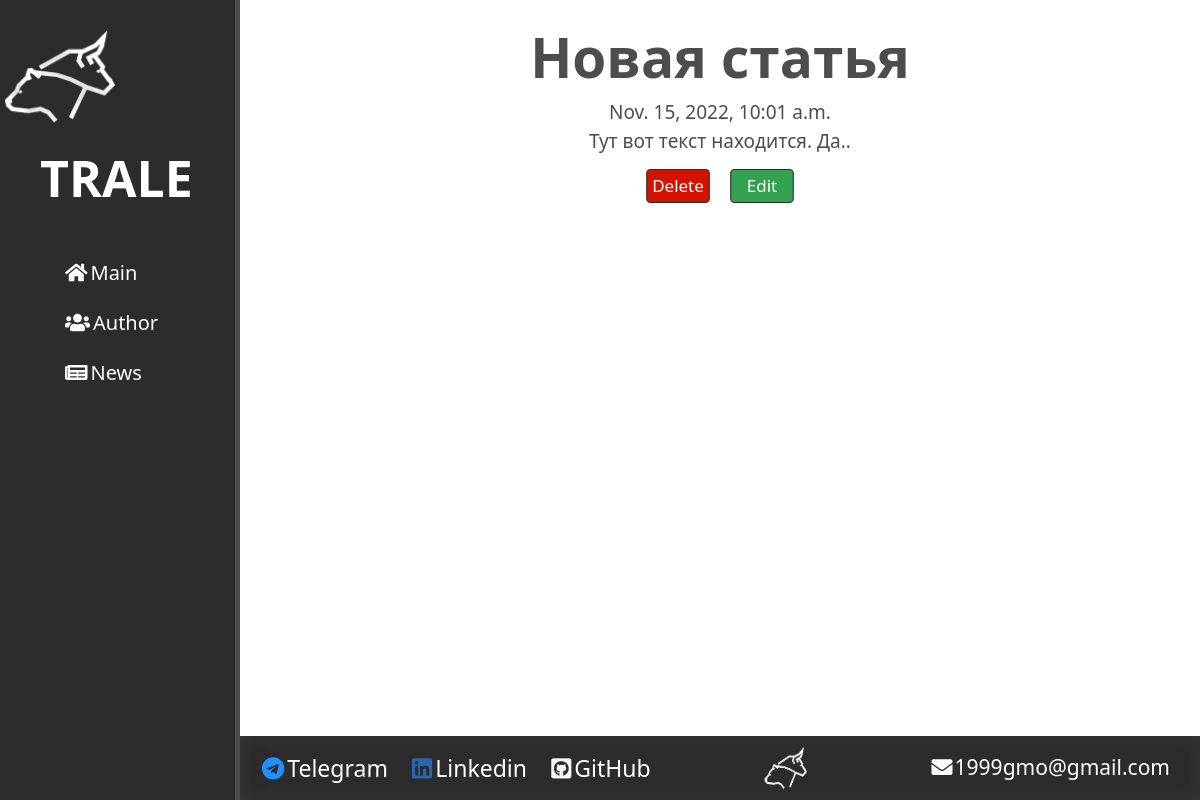
Screenshot of /news/7 with the database file from the repository.
### news/models.py (models this page shows, shortened)
class Articles(models.Model):
    title = models.CharField('Article', max_length=50)
    anons = models.CharField('Аnnouncement', max_length=250)
    full_text = models.TextField('Content')
    date = models.DateTimeField('Date of publication')
    class Meta:
        verbose_name = 'News'
        verbose_name_plural = 'News'

### news/views.py (the view)
# urls.py: path('<int:pk>', views.NewsDetailView.as_view(), name='news-detail'),
class NewsDetailView(DetailView):
    model = Articles  # сама модель
    template_name = 'news/detail_view.html'  # шаблон
    context_object_name = 'article'  # ключевое название для передачи в шаблон

### news/templates/news/detail_view.html (shortened to what this page needs)
{% extends 'main/layout.html'%}
{% block content %}
    <div class="features">
        <h1>{{ article.title }}</h1>
        <p>{{ article.date }}</p>
        <p>{{ article.full_text }}</p>
        <div class="buttons">
            <a href="{% url 'news-delete' article.id %}" class="delete-article">Delete</a>
            <a href="{% url 'news-update' article.id %}" class="edit-article">Edit</a>
        </div>
    </div>
{% endblock %}

### main/static/main/css/main.css (style rules this page uses)
body { background: #ffffff; }
aside ul li:hover, aside ul a:hover, a { color: #ffca2c; text-decoration: none; transform: scale(1.06); }
main .features, main .shadowbox { color: #4d4d4d; text-align: center; }
main .features h1, .shadowbox h1 { font-size: 55px; font-weight: bold; margin-top: 3vh; }
main .features p, .shadowbox p { max-width: 400px; margin: 0px auto; font-size: 19px; }
main .delete-article { background-color: #d31300; color: #ffffff; padding: 3px 0; margin-right: 20px; border-radius: 4px; display: inline-block; width: 60px; border: 1px solid #2c2c2c; }
main .edit-article { background-color: #33a250; color: #ffffff; padding: 3px 0; border-radius: 4px; display: inline-block; width: 60px; border: 1px solid #2c2c2c; }
main .buttons { text-align: center; margin: 15px auto; }
.shadowbox, .features { min-height: 89vh; }

### rows the page displays
Articles: title "Новая статья", date "Nov. 15, 2022, 10:01 a.m.", full_text "Тут вот текст находится. Да.."
